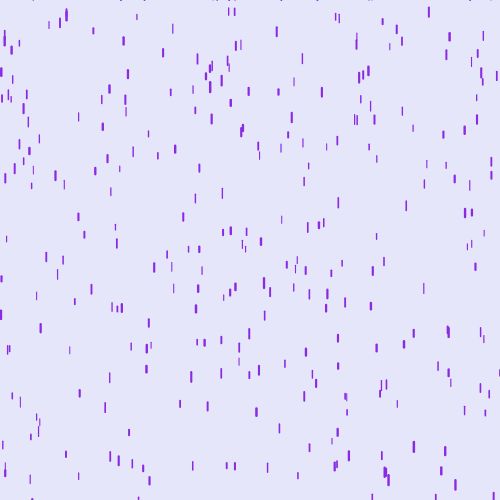
Frame 1 (no input)
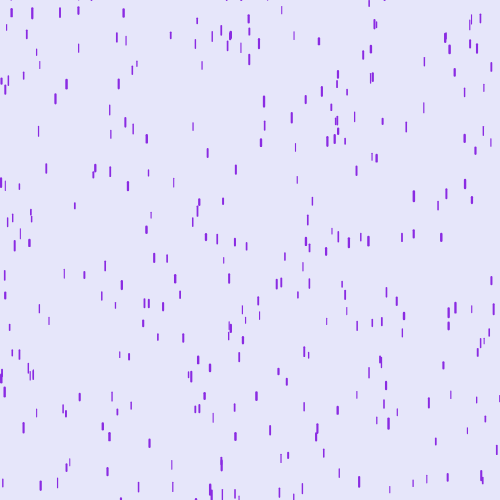
Frame 60 (no input)
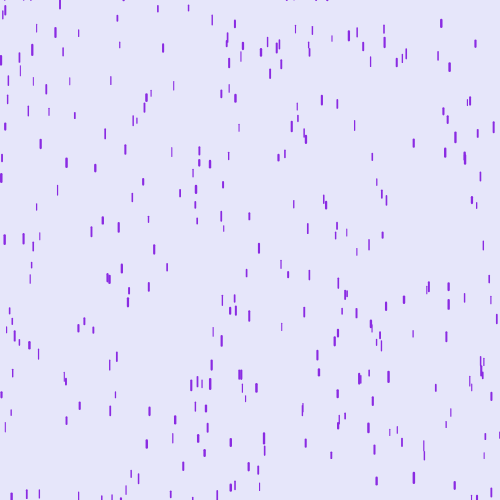
Frame 120 (the mouse pressed at the canvas centre since frame 60)

The p5.js sketch that drew these frames (run headless with seeded random() and noise() and a simulated clock; from frame 60 on, the mouse is pressed at the canvas centre):

// p5.js sketch
// ── sketch.js
// Mikian Musser
// Code Central
// Sprint: Advanced Programing Topics with P5.js
// https://www.youtube.com/watch?v=KkyIDI6rQJI

// Purple rain:
// Background: (230, 230, 250)
// Rain:       (138, 43,  226)

// 1. Create an array to hold our drops.
// 2. How many drops of rain?
var rain = [];   // 1
var count = 300; // 2

// 1. Setup runs before the draw loop starts.
// 2. Make a canvas to draw on.
// 3. Add 'count' drops to our rain array
// 4. Create a new drop and add it to the rain array
function setup() {                // 1
  createCanvas(500,500);          // 2
  for(var i = 0; i < count; i++){ // 3
    rain[i] = new drop();         // 4
  }
}

// 1. Draw runs aprox 30 times a second
//    Draw is like a while(true) loop
// 2. Draw the background - 'Clean the slate'
// 3. For each drop do the following
// 4. Update the drop's location (make the drop fall down)
// 5. Check to see if the drop is off the screen
// 6. Draw the drop
function draw() {                       // 1
  background(230,230,250);              // 2
  for(var i = 0; i < rain.length; i++){ // 3
    rain[i].fall();                     // 4
    rain[i].checkBounds();              // 5
    rain[i].show();                     // 6
  }
}

// ── drop.js
// Mikian Musser
// Code Central
// Sprint: Advanced Programing Topics with P5.js
// https://www.youtube.com/watch?v=KkyIDI6rQJI

  // 1. This is the drop object.

  // Drop Vars
    // 2. x
    // 3. y
    // 4. length (Of the line)
      //  Random value between 5 and 10
    // 5. width (Of the line)
      //  Random value between 1 and 2.5
    // 6. color (as a p5.js color object)
      //  r = 138, g = 43, b = 226
    // 7. speed
      //  Random value between 5 to 14

  // Functions
    // 8. fall
      // a. Update the rain location by the speed of the drop
    // 9. checkBounds
      // a. if the rain's y value is off the screen (this.y > height)
      // b. Reset the dtop to the top of the screen. (Just off the screen)
    // 10. show
      // a. set the color of the drop
      // b. set the width
      // c. draw the drop as a line

function drop() {                   // 1
  // Vars
  this.x = random(width);           // 2
  this.y = random(height);          // 3
  this.length = random(5, 10);      // 4
  this.weight = random(1, 2.5);     // 5
  this.color = color(138, 43, 226); // 6
  this.speed = random(5, 14);       // 7

  // Functions
  this.fall = function() {          // 8
    this.y = this.y + this.speed;   // 8.a
  }

  this.checkBounds = function() {   // 9
    if(this.y > height){            // 9.a
      this.y = -this.length;        // 9.b
    }
  }

  this.show = function() {          // 10
    stroke(this.color)              // 10.a
    strokeWeight(this.weight);      // 10.b
    line(this.x, this.y, this.x, this.y + this.length);  // 10.c
  }
}
